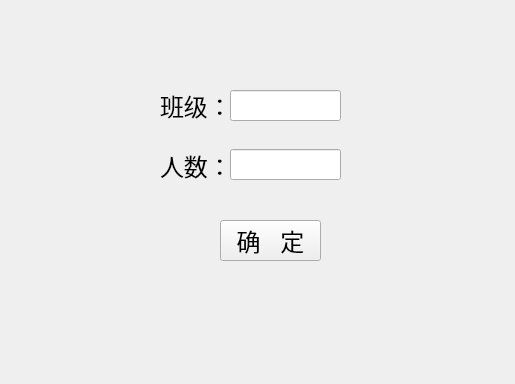
<?xml version="1.0" encoding="UTF-8"?>
<ui version="4.0">
 <class>ClassNumberSetForm</class>
 <widget class="QWidget" name="ClassNumberSetForm">
  <property name="geometry">
   <rect>
    <x>0</x>
    <y>0</y>
    <width>515</width>
    <height>384</height>
   </rect>
  </property>
  <property name="windowTitle">
   <string>添加班级</string>
  </property>
  <property name="toolTip">
   <string/>
  </property>
  <widget class="QLineEdit" name="lineEdit1">
   <property name="geometry">
    <rect>
     <x>230</x>
     <y>90</y>
     <width>111</width>
     <height>31</height>
    </rect>
   </property>
   <property name="font">
    <font>
     <pointsize>16</pointsize>
    </font>
   </property>
   <property name="text">
    <string/>
   </property>
  </widget>
  <widget class="QLabel" name="label">
   <property name="geometry">
    <rect>
     <x>160</x>
     <y>90</y>
     <width>81</width>
     <height>31</height>
    </rect>
   </property>
   <property name="font">
    <font>
     <pointsize>18</pointsize>
    </font>
   </property>
   <property name="text">
    <string>班级：</string>
   </property>
  </widget>
  <widget class="QLabel" name="label_2">
   <property name="geometry">
    <rect>
     <x>160</x>
     <y>150</y>
     <width>71</width>
     <height>31</height>
    </rect>
   </property>
   <property name="font">
    <font>
     <pointsize>18</pointsize>
    </font>
   </property>
   <property name="text">
    <string>人数：</string>
   </property>
  </widget>
  <widget class="QLineEdit" name="lineEdit2">
   <property name="geometry">
    <rect>
     <x>230</x>
     <y>149</y>
     <width>111</width>
     <height>31</height>
    </rect>
   </property>
   <property name="font">
    <font>
     <pointsize>16</pointsize>
    </font>
   </property>
  </widget>
  <widget class="QPushButton" name="pushButton">
   <property name="geometry">
    <rect>
     <x>220</x>
     <y>220</y>
     <width>101</width>
     <height>41</height>
    </rect>
   </property>
   <property name="font">
    <font>
     <pointsize>18</pointsize>
    </font>
   </property>
   <property name="text">
    <string>确   定</string>
   </property>
  </widget>
 </widget>
 <resources/>
 <connections/>
</ui>
